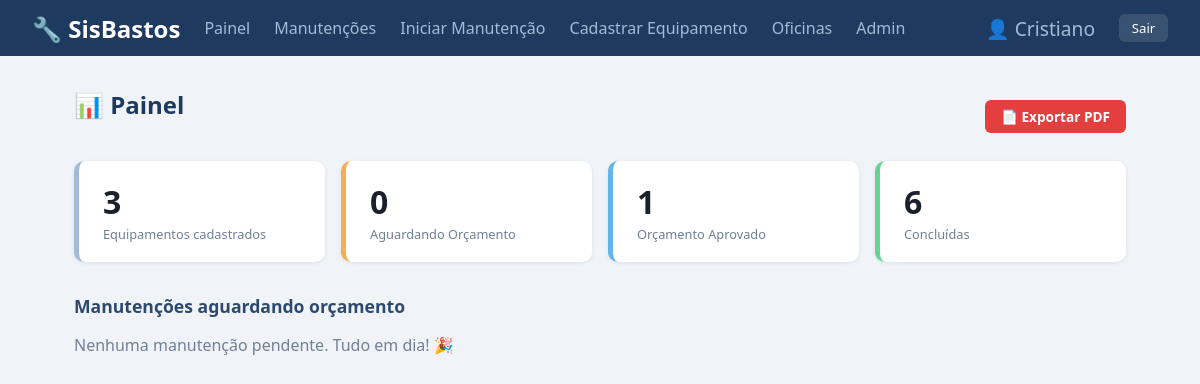
The app's page / (signed in), older data.
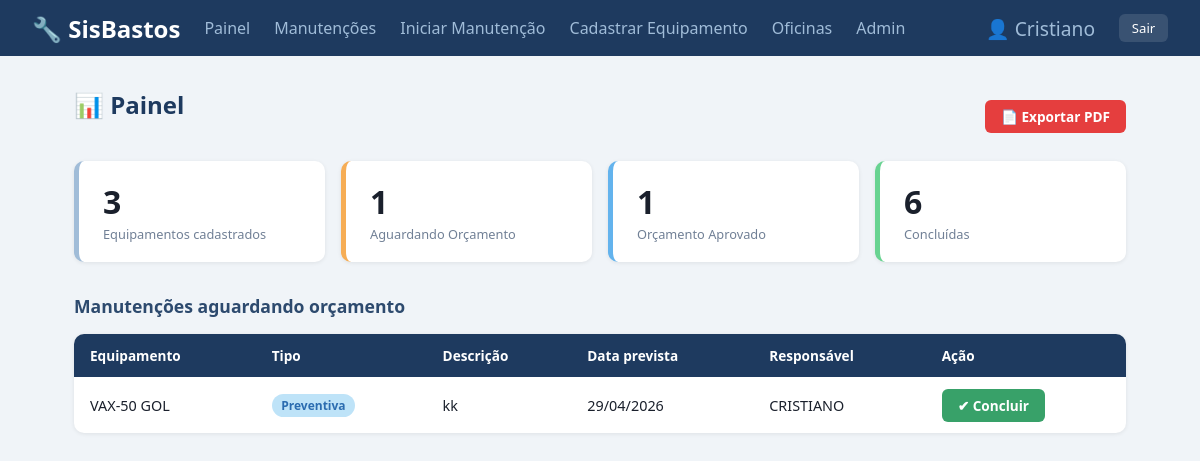
The same page, newer data.
### manutencao/models.py (models this page shows, shortened)
class Manutencao(models.Model):
    TIPO_CHOICES = [
        ("preventiva", "Preventiva"),
        ("corretiva",  "Corretiva"),
    ]
    STATUS_CHOICES = [
        ("concluida",            "Concluída"),
        ("aguardando_orcamento", "Aguardando Orçamento"),
        ("orcamento_aprovado",   "Orçamento Aprovado"),
    ]
    equipamento    = models.ForeignKey(
        Equipamento,
        on_delete=models.CASCADE,
        related_name="manutencoes"
    )
    tipo           = models.CharField(max_length=20, choices=TIPO_CHOICES)
    descricao      = models.TextField()
    data_registro  = models.DateField(auto_now_add=True)  # preenchido automaticamente ao salvar
    data_prevista  = models.DateField()
    data_realizada = models.DateField(null=True, blank=True)
    status         = models.CharField(max_length=30, choices=STATUS_CHOICES, default="aguardando_orcamento")
    responsavel    = models.CharField(max_length=100, blank=True)
    horimetro      = models.PositiveIntegerField(null=True, blank=True, verbose_name="Horímetro (h)")
    oficina        = models.ForeignKey(
        Oficina,
        on_delete=models.SET_NULL,
        null=True, blank=True,
        related_name="manutencoes",
        verbose_name="Oficina"
    )
    criado_por     = models.ForeignKey(
        "auth.User",
        on_delete=models.SET_NULL,
        null=True, blank=True,
        related_name="manutencoes_criadas",
        verbose_name="Criado por"
    )
    class Meta:
        verbose_name        = "Manutenção"
        verbose_name_plural = "Manutenções"
        ordering            = ["data_prevista"]

class Equipamento(models.Model):
    nome        = models.CharField(max_length=100)
    localizacao = models.CharField(max_length=100)
    descricao   = models.TextField(blank=True)
    def __str__(self):
        return self.nome
    class Meta:
        verbose_name        = "Equipamento"
        verbose_name_plural = "Equipamentos"
        ordering            = ["nome"]

### manutencao/views.py (the view)
# urls.py: path("",                               views.dashboard,             name="dashboard"),
@login_required
def dashboard(request):
    equipamentos = Equipamento.objects.all()
    manutencoes  = Manutencao.objects.select_related("equipamento").all()
    context = {
        "total_equipamentos":    equipamentos.count(),
        "aguardando_orcamento":  manutencoes.filter(status="aguardando_orcamento").count(),
        "orcamento_aprovado":    manutencoes.filter(status="orcamento_aprovado").count(),
        "concluidas":            manutencoes.filter(status="concluida").count(),
        "proximas":              manutencoes.filter(status="aguardando_orcamento").order_by("data_prevista")[:5],
    }
    return render(request, "manutencao/dashboard.html", context)

### manutencao/templates/manutencao/dashboard.html
{% extends "manutencao/base.html" %}
{% block conteudo %}
<div class="toolbar">
  <h1>📊 Painel</h1>
  <a href="{% url 'exportar_pdf' %}" class="btn btn-pdf">📄 Exportar PDF</a>
</div>
<div class="cards">
  <div class="card">
    <div class="numero">{{ total_equipamentos }}</div>
    <div class="label">Equipamentos cadastrados</div>
  </div>
  <div class="card aguardando">
    <div class="numero">{{ aguardando_orcamento }}</div>
    <div class="label">Aguardando Orçamento</div>
  </div>
  <div class="card aprovado">
    <div class="numero">{{ orcamento_aprovado }}</div>
    <div class="label">Orçamento Aprovado</div>
  </div>
  <div class="card concluida">
    <div class="numero">{{ concluidas }}</div>
    <div class="label">Concluídas</div>
  </div>
</div>
<h2>Manutenções aguardando orçamento</h2>
{% if proximas %}
<table>
  <thead>
    <tr>
      <th>Equipamento</th><th>Tipo</th><th>Descrição</th>
      <th>Data prevista</th><th>Responsável</th><th>Ação</th>
    </tr>
  </thead>
  <tbody>
    {% for m in proximas %}
    <tr>
      <td>{{ m.equipamento }}</td>
      <td><span class="badge {{ m.tipo }}">{{ m.get_tipo_display }}</span></td>
      <td>{{ m.descricao }}</td>
      <td>{{ m.data_prevista|date:"d/m/Y" }}</td>
      <td>{{ m.responsavel|default:"—" }}</td>
      <td><a href="{% url 'concluir_manutencao' m.pk %}" class="btn btn-success">✔ Concluir</a></td>
    </tr>
    {% endfor %}
  </tbody>
</table>
{% else %}
  <p style="color:#718096;">Nenhuma manutenção pendente. Tudo em dia! 🎉</p>
{% endif %}
{% endblock %}

Row changes from the older to the newer data that the page shows:
added Manutencao: equipamento "VAX-50 GOL", tipo "Preventiva", descricao "kk", data_prevista "29/04/2026", responsavel "CRISTIANO"
Text that changed along with them:
{{ aguardando_orcamento }}: "0" → "1"
text no longer shown: "Nenhuma manutenção pendente. Tudo em dia! 🎉"
text now shown: "Equipamento Tipo Descrição Data prevista Responsável Ação"
